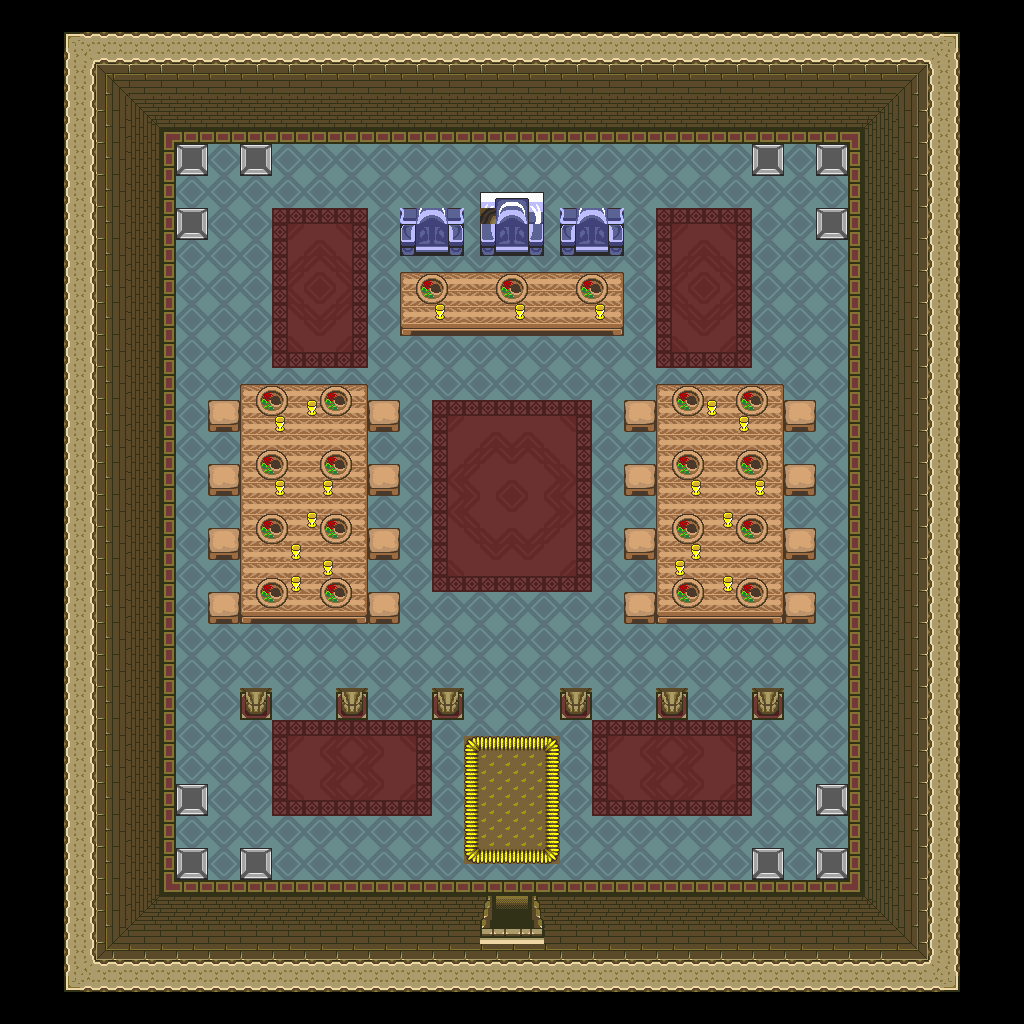

The image is a tile-based game level rendered from a .tmx file. Its description and source (layers, tilesets, objects; grid data summarised) follow:
An orthogonal 64x64 tile map with 16x16 px tiles, 1 tile layer (base), 1 hidden layer not drawn and 19 objects.

<map version="1.10" tiledversion="1.12.1" orientation="orthogonal" renderorder="right-down" width="64" height="64" tilewidth="16" tileheight="16" infinite="0" nextlayerid="3" nextobjectid="20">
 <tileset firstgid="1" source="../classiciphone_pics4.tsx" />
 <layer id="1" name="base" width="64" height="64">
  <data>[4096 cells, 4096 non-empty, 136 distinct tile ids]</data>
 </layer>
 <layer id="2" name="collision" width="64" height="64" visible="0">
  <properties><property name="collision" value="true" /></properties>
  <data>[4096 cells, 2324 non-empty, 1 distinct tile ids]</data>
 </layer>
 <objectgroup id="3" name="npcs">
  <object id="1" x="656.0" y="656.0" width="16" height="16">
   <properties>
    <property name="gani" value="castlecolumn.png" />
    <property name="script" type="string">-- Auto-converted from GraalScript
-- [CLIENT-SIDE — server no-op]
-- dontblock;</property>
   </properties>
  </object>
  <object id="2" x="560.0" y="656.0" width="16" height="16">
   <properties>
    <property name="gani" value="castlecolumn.png" />
    <property name="script" type="string">-- Auto-converted from GraalScript
-- [CLIENT-SIDE — server no-op]
-- dontblock;</property>
   </properties>
  </object>
  <object id="3" x="432.0" y="656.0" width="16" height="16">
   <properties>
    <property name="gani" value="castlecolumn.png" />
    <property name="script" type="string">-- Auto-converted from GraalScript
-- [CLIENT-SIDE — server no-op]
-- dontblock;</property>
   </properties>
  </object>
  <object id="4" x="336.0" y="656.0" width="16" height="16">
   <properties>
    <property name="gani" value="castlecolumn.png" />
    <property name="script" type="string">-- Auto-converted from GraalScript
-- [CLIENT-SIDE — server no-op]
-- dontblock;</property>
   </properties>
  </object>
  <object id="5" x="240.0" y="656.0" width="16" height="16">
   <properties>
    <property name="gani" value="castlecolumn.png" />
    <property name="script" type="string">-- Auto-converted from GraalScript
-- [CLIENT-SIDE — server no-op]
-- dontblock;</property>
   </properties>
  </object>
  <object id="6" x="752.0" y="656.0" width="16" height="16">
   <properties>
    <property name="gani" value="castlecolumn.png" />
    <property name="script" type="string">-- Auto-converted from GraalScript
-- [CLIENT-SIDE — server no-op]
-- dontblock;</property>
   </properties>
  </object>
  <object id="7" x="816.0" y="144.0" width="16" height="16">
   <properties>
    <property name="script" type="string">-- Auto-converted from GraalScript
-- join("healthpot");</property>
   </properties>
  </object>
  <object id="8" x="816.0" y="208.0" width="16" height="16">
   <properties>
    <property name="script" type="string">-- Auto-converted from GraalScript
-- join("healthpot");</property>
   </properties>
  </object>
  <object id="9" x="752.0" y="144.0" width="16" height="16">
   <properties>
    <property name="script" type="string">-- Auto-converted from GraalScript
-- join("healthpot");</property>
   </properties>
  </object>
  <object id="10" x="816.0" y="784.0" width="16" height="16">
   <properties>
    <property name="script" type="string">-- Auto-converted from GraalScript
-- join("healthpot");</property>
   </properties>
  </object>
  <object id="11" x="816.0" y="848.0" width="16" height="16">
   <properties>
    <property name="script" type="string">-- Auto-converted from GraalScript
-- join("healthpot");</property>
   </properties>
  </object>
  <object id="12" x="752.0" y="848.0" width="16" height="16">
   <properties>
    <property name="script" type="string">-- Auto-converted from GraalScript
-- join("healthpot");</property>
   </properties>
  </object>
  <object id="13" x="240.0" y="848.0" width="16" height="16">
   <properties>
    <property name="script" type="string">-- Auto-converted from GraalScript
-- join("healthpot");</property>
   </properties>
  </object>
  <object id="14" x="176.0" y="848.0" width="16" height="16">
   <properties>
    <property name="script" type="string">-- Auto-converted from GraalScript
-- join("healthpot");</property>
   </properties>
  </object>
  <object id="15" x="176.0" y="784.0" width="16" height="16">
   <properties>
    <property name="script" type="string">-- Auto-converted from GraalScript
-- join("healthpot");</property>
   </properties>
  </object>
  <object id="16" x="176.0" y="208.0" width="16" height="16">
   <properties>
    <property name="script" type="string">-- Auto-converted from GraalScript
-- join("healthpot");</property>
   </properties>
  </object>
  <object id="17" x="176.0" y="144.0" width="16" height="16">
   <properties>
    <property name="script" type="string">-- Auto-converted from GraalScript
-- join("healthpot");</property>
   </properties>
  </object>
  <object id="18" x="240.0" y="144.0" width="16" height="16">
   <properties>
    <property name="script" type="string">-- Auto-converted from GraalScript
-- join("healthpot");</property>
   </properties>
  </object>
  <object id="19" x="464.0" y="528.0" width="16" height="16">
   <properties>
    <property name="script" type="string">-- Auto-converted from GraalScript
-- join("level_nopk");</property>
   </properties>
  </object>
 </objectgroup>
</map>
